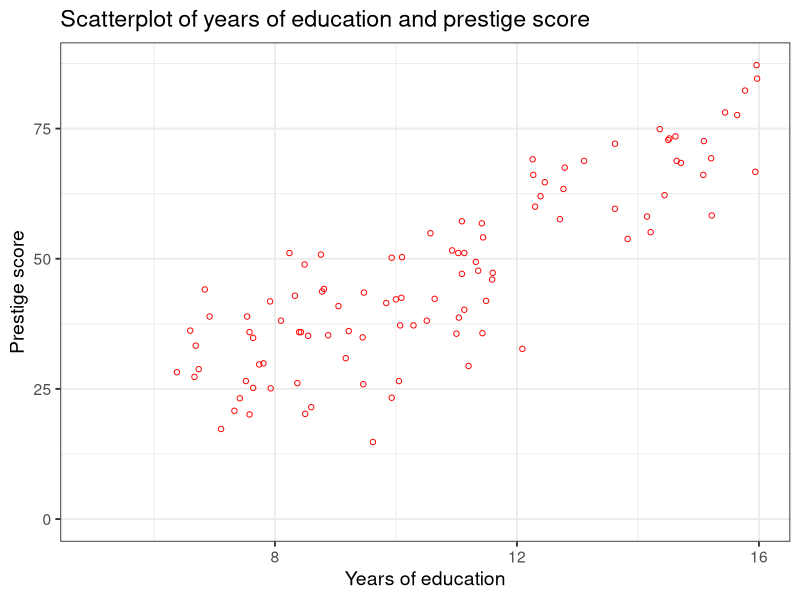
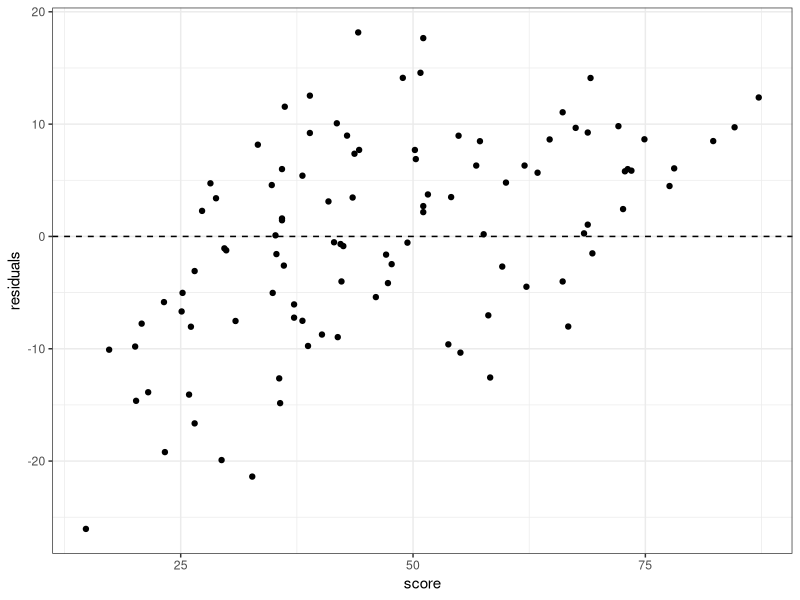
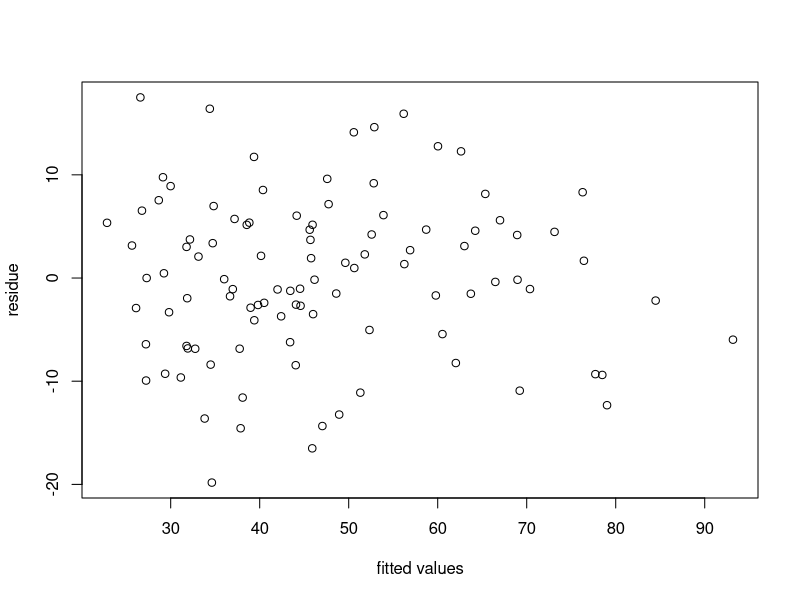

The R source for these figures, in order:
data = read.csv("data.csv")
attach(data)
head(data)

#Problem 2
require(ggplot2)
ggplot(data, aes(x=education,y=score)) + 
  geom_point(shape=1,color="red") + xlab("Years of education") + ylab("Prestige score") + xlim(c(5,max(education))) + ylim(c(0,max(score))) + 
  ggtitle("Scatterplot of years of education and prestige score") + theme_bw(base_size=14) 

print(cor(education, score))

#Problem 3
mdl = lm(score ~ education, data=data)

data$prediction = predict(mdl,data)

data$residuals = data$score - data$prediction

# Plot of regression line

# Plot of residuals
ggplot(data=data,aes(x=score,y=residuals)) + 
  geom_point() + 
  theme_bw() + 
  geom_hline(yintercept=0,linetype="dashed")

#Problem 4
mdl2 = lm(score ~ education + income + per_women)

#1 - Hypothesis
#H0 ∶ βeducation = βincome = βper_women = 0
#H1 ∶ βeducation ≠ 0 and/or βincome ≠ 0 and/or βper_women ≠ 0

#2 - Test statistic
#df1 = 3
#df2 = 102 - 3 - 1 = 98
#F-test

#3 - Decision rule
qf(.95, df1=3, df2=98)
#Decision Rule: Reject H0 if F ≥ 2.697. Otherwise, do not reject H0

#4 - Compute test
summary(mdl2)

#5 - Conclusion
#F-statistic = 129.2 ≥ 2.697
#p-value < 0.005


#Problem 5
confint(mdl2, level =0.95)

#Problem 6
plot(fitted(mdl2), resid(mdl2), axes=TRUE, frame.plot=TRUE, xlab='fitted values', ylab='residue')
